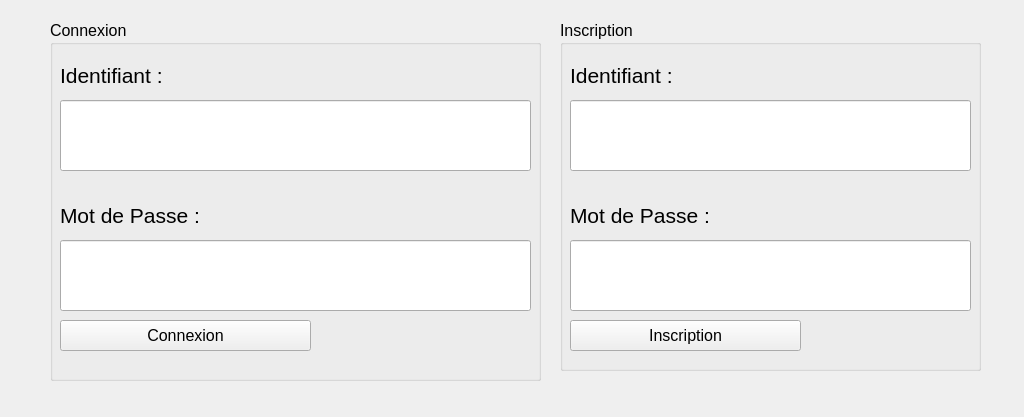
<?xml version="1.0" encoding="UTF-8"?>
<ui version="4.0">
 <class>MainWindow</class>
 <widget class="QMainWindow" name="MainWindow">
  <property name="geometry">
   <rect>
    <x>0</x>
    <y>0</y>
    <width>1024</width>
    <height>417</height>
   </rect>
  </property>
  <property name="windowTitle">
   <string>Projet CPOOA</string>
  </property>
  <widget class="QWidget" name="pageConnexion">
   <widget class="QGroupBox" name="grpInscrip">
    <property name="geometry">
     <rect>
      <x>560</x>
      <y>20</y>
      <width>421</width>
      <height>351</height>
     </rect>
    </property>
    <property name="font">
     <font>
      <pointsize>12</pointsize>
     </font>
    </property>
    <property name="title">
     <string>Inscription</string>
    </property>
    <widget class="QLabel" name="label_3">
     <property name="geometry">
      <rect>
       <x>10</x>
       <y>20</y>
       <width>181</width>
       <height>71</height>
      </rect>
     </property>
     <property name="font">
      <font>
       <pointsize>16</pointsize>
      </font>
     </property>
     <property name="text">
      <string>Identifiant :</string>
     </property>
    </widget>
    <widget class="QLabel" name="label_4">
     <property name="geometry">
      <rect>
       <x>10</x>
       <y>160</y>
       <width>181</width>
       <height>71</height>
      </rect>
     </property>
     <property name="font">
      <font>
       <pointsize>16</pointsize>
      </font>
     </property>
     <property name="text">
      <string>Mot de Passe :</string>
     </property>
    </widget>
    <widget class="QPushButton" name="inscripButton">
     <property name="geometry">
      <rect>
       <x>10</x>
       <y>300</y>
       <width>231</width>
       <height>31</height>
      </rect>
     </property>
     <property name="text">
      <string>Inscription</string>
     </property>
    </widget>
    <widget class="QLineEdit" name="inscripIdentifiant">
     <property name="geometry">
      <rect>
       <x>10</x>
       <y>80</y>
       <width>401</width>
       <height>71</height>
      </rect>
     </property>
     <property name="font">
      <font>
       <pointsize>35</pointsize>
      </font>
     </property>
    </widget>
    <widget class="QLineEdit" name="inscripMDP">
     <property name="geometry">
      <rect>
       <x>10</x>
       <y>220</y>
       <width>401</width>
       <height>71</height>
      </rect>
     </property>
     <property name="font">
      <font>
       <pointsize>35</pointsize>
      </font>
     </property>
     <property name="echoMode">
      <enum>QLineEdit::Password</enum>
     </property>
    </widget>
   </widget>
   <widget class="QGroupBox" name="grpConnexion">
    <property name="geometry">
     <rect>
      <x>50</x>
      <y>20</y>
      <width>491</width>
      <height>361</height>
     </rect>
    </property>
    <property name="font">
     <font>
      <pointsize>12</pointsize>
     </font>
    </property>
    <property name="title">
     <string>Connexion</string>
    </property>
    <widget class="QLineEdit" name="connexionIdentifiant">
     <property name="geometry">
      <rect>
       <x>10</x>
       <y>80</y>
       <width>471</width>
       <height>71</height>
      </rect>
     </property>
     <property name="font">
      <font>
       <pointsize>35</pointsize>
      </font>
     </property>
    </widget>
    <widget class="QLineEdit" name="connexionMDP">
     <property name="geometry">
      <rect>
       <x>10</x>
       <y>220</y>
       <width>471</width>
       <height>71</height>
      </rect>
     </property>
     <property name="font">
      <font>
       <pointsize>35</pointsize>
      </font>
     </property>
     <property name="echoMode">
      <enum>QLineEdit::Password</enum>
     </property>
    </widget>
    <widget class="QPushButton" name="connexionButton">
     <property name="geometry">
      <rect>
       <x>10</x>
       <y>300</y>
       <width>251</width>
       <height>31</height>
      </rect>
     </property>
     <property name="font">
      <font>
       <pointsize>12</pointsize>
      </font>
     </property>
     <property name="text">
      <string>Connexion</string>
     </property>
    </widget>
    <widget class="QLabel" name="label_2">
     <property name="geometry">
      <rect>
       <x>10</x>
       <y>20</y>
       <width>181</width>
       <height>71</height>
      </rect>
     </property>
     <property name="font">
      <font>
       <pointsize>16</pointsize>
      </font>
     </property>
     <property name="text">
      <string>Identifiant :</string>
     </property>
    </widget>
    <widget class="QLabel" name="label">
     <property name="geometry">
      <rect>
       <x>10</x>
       <y>160</y>
       <width>181</width>
       <height>71</height>
      </rect>
     </property>
     <property name="font">
      <font>
       <pointsize>16</pointsize>
      </font>
     </property>
     <property name="text">
      <string>Mot de Passe :</string>
     </property>
    </widget>
    <zorder>connexionIdentifiant</zorder>
    <zorder>connexionMDP</zorder>
    <zorder>connexionButton</zorder>
    <zorder>label_2</zorder>
    <zorder>label</zorder>
    <zorder>widget</zorder>
   </widget>
  </widget>
 </widget>
 <layoutdefault spacing="6" margin="11"/>
 <resources/>
 <connections/>
</ui>
